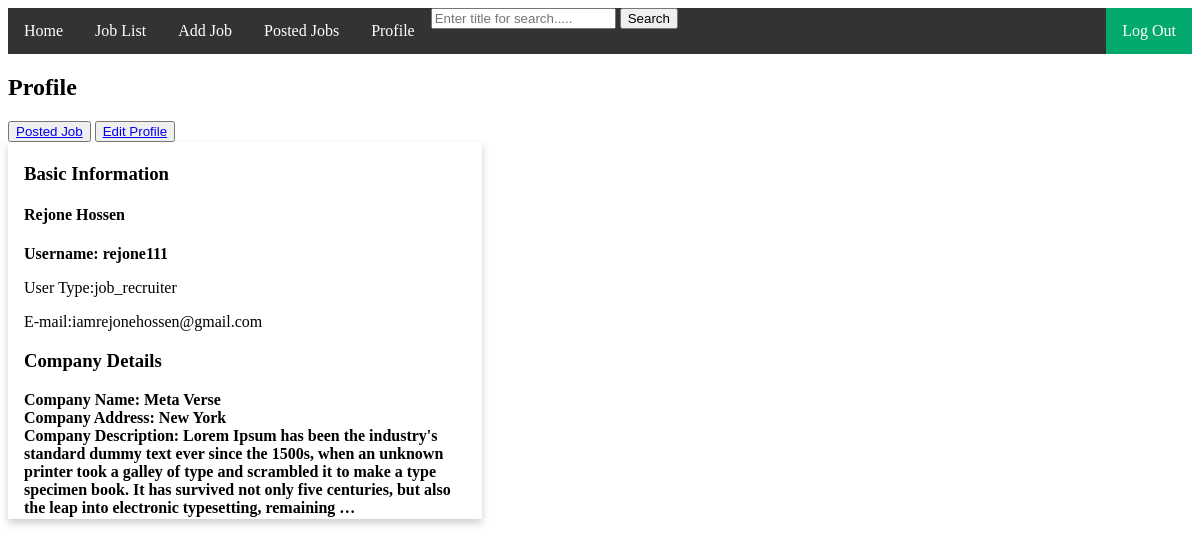
Page /profile/ (signed in) on the committed database.
### myApp/models.py (models this page shows)
class customuser(AbstractUser):
    usertype=[
        ('job_recruiter','job_recruiter'),
        ('job_seeker','job_seeker'),
    ]
    display_name=models.CharField(max_length=100,null=True)
    usertype=models.CharField(choices=usertype,max_length=100,null=True)
    skills=models.CharField(max_length=100,null=True)
    resume=models.FileField(upload_to='static/resume',null=True,default='None')
    education=models.CharField(max_length=100,null=True)
    qualifications=models.CharField(max_length=100,null=True)
    company_name=models.CharField(max_length=100,null=True)
    company_address=models.CharField(max_length=100,null=True)
    company_description=models.TextField(null=True)

### myProject/views.py (the view)
# urls.py: path('profile/',profile,name="profile"),
@login_required
def profile(request):
    return render(request,'profile.html')

### Template/profile.html (shortened to what this page needs)
{% extends 'index.html' %}
{% block content %}
<!DOCTYPE html>
<html>
<head>
</head>
<body>
<h2>Profile</h2>
{% if user.usertype == 'job_recruiter' %}
<button><a href="{% url 'postedjob' %}">Posted Job</a></button>
{% endif %}
<button><a href="{% url 'editprofile' %}">Edit Profile</a></button>
<div class="card">
  <div class="container">
    <h3>Basic Information</h3>
    <h4><b>{{user.display_name}}</b></h4>
    <b> Username: {{user.username}} </b>
    <p>User Type:{{user.usertype}}</p>
    <p>E-mail:{{user.email}}</p>
    {% if user.usertype == 'job_recruiter' %}
    <h3>Company Details</h3>
    <b>Company Name: {{user.company_name}} </b><br>
    <b>Company Address: {{user.company_address}} </b><br>
    <b>Company Description: {{user.company_description}} </b><br>
    {% elif user.usertype == 'job_seeker' %}
    <h3>Seeker Information</h3><br>
    <b>Skills: {{user.skills}} </b><br>
    <b>Education: {{user.education}} </b><br>
    <b>Qualifications: {{user.qualifications}} </b><br>
    {% endif %}
  </div>
</div>
</body>
</html>
{% endblock content %}

### Template/profile.html (style rules this page uses)
.card { box-shadow: 0 4px 8px 0 rgba(0,0,0,0.2); transition: 0.3s; width: 40%; }
.container { padding: 2px 16px; }

### rows in the picture
customuser: display_name "Rejone Hossen", username "rejone111", usertype "job_recruiter", email "iamrejonehossen@gmail.com", company_name "Meta Verse", company_address "New York", company_description "Lorem Ipsum has been the industry's standard dummy text ever since the 1500s, when an unknown printer took a galley of type and scrambled it to make a type specimen book. It has survived not only five centuries, but also the leap into electronic typesetting, remaining …"
